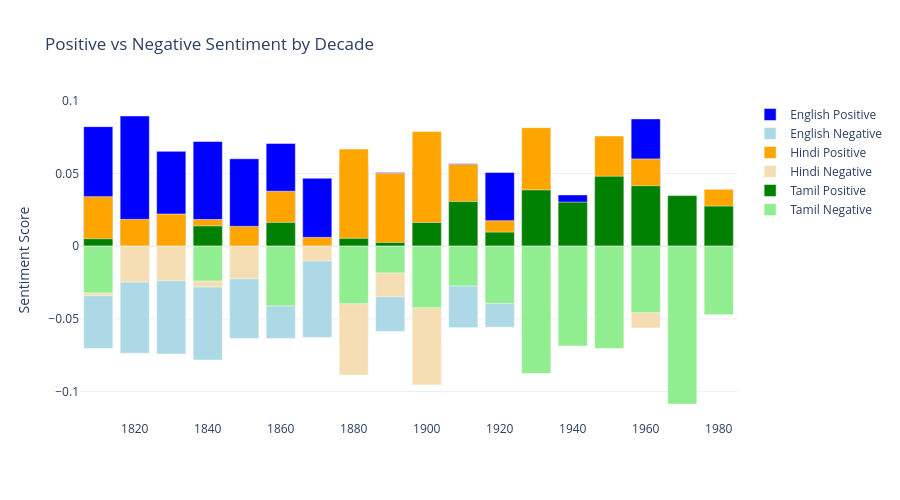

This figure's notebook cell:
### Code cell
# Combined comparison chart
fig = go.Figure()

if english_decade is not None:
    fig.add_trace(go.Bar(
        x=english_decade['decade'], y=english_decade['positive'],
        name='English Positive', marker_color='blue'
    ))
    fig.add_trace(go.Bar(
        x=english_decade['decade'], y=-english_decade['negative'],
        name='English Negative', marker_color='lightblue'
    ))

if hindi_decade is not None:
    fig.add_trace(go.Bar(
        x=hindi_decade['decade'], y=hindi_decade['positive'],
        name='Hindi Positive', marker_color='orange'
    ))
    fig.add_trace(go.Bar(
        x=hindi_decade['decade'], y=-hindi_decade['negative'],
        name='Hindi Negative', marker_color='wheat'
    ))

if tamil_decade is not None:
    fig.add_trace(go.Bar(
        x=tamil_decade['decade'], y=tamil_decade['positive'],
        name='Tamil Positive', marker_color='green'
    ))
    fig.add_trace(go.Bar(
        x=tamil_decade['decade'], y=-tamil_decade['negative'],
        name='Tamil Negative', marker_color='lightgreen'
    ))

fig.update_layout(
    barmode='overlay',
    title='Positive vs Negative Sentiment by Decade',
    height=500, template='plotly_white',
    yaxis_title='Sentiment Score'
)
fig.show()

### Figure 1 — Plotly figure (JSON) as saved in the notebook; plotly's stock layout.template omitted (floating-point values rounded to 4 significant figures)
{"data": [{"marker": {"color": "blue"}, "name": "English Positive", "type": "bar", "x": [1810, 1820, 1830, 1840, 1850, 1860, 1870, 1880, 1890, 1900, 1910, 1920, 1930, 1940, 1950, 1960], "y": [0.08226, 0.08958, 0.06527, 0.07207, 0.06015, 0.07074, 0.04678, 0.05692, 0.05076, 0.05418, 0.05677, 0.05076, 0.0421, 0.03528, 0.03692, 0.08759]}, {"marker": {"color": "lightblue"}, "name": "English Negative", "type": "bar", "x": [1810, 1820, 1830, 1840, 1850, 1860, 1870, 1880, 1890, 1900, 1910, 1920, 1930, 1940, 1950, 1960], "y": [-0.07048, -0.07364, -0.07422, -0.07834, -0.06356, -0.06355, -0.06276, -0.06784, -0.05872, -0.06477, -0.05605, -0.05569, -0.06309, -0.04642, -0.0585, -0.03463]}, {"marker": {"color": "orange"}, "name": "Hindi Positive", "type": "bar", "x": [1810, 1820, 1830, 1840, 1850, 1860, 1870, 1880, 1890, 1900, 1910, 1920, 1930, 1940, 1950, 1960, 1970, 1980], "y": [0.0341, 0.01848, 0.02215, 0.01839, 0.01363, 0.0378, 0.006066, 0.06679, 0.0501, 0.07897, 0.05624, 0.01752, 0.08155, 0.0239, 0.07581, 0.06006, 0.02702, 0.03911]}, {"marker": {"color": "wheat"}, "name": "Hindi Negative", "type": "bar", "x": [1810, 1820, 1830, 1840, 1850, 1860, 1870, 1880, 1890, 1900, 1910, 1920, 1930, 1940, 1950, 1960, 1970, 1980], "y": [-0.03405, -0.02472, -0.0238, -0.02809, -0.02244, -0.0278, -0.01013, -0.08875, -0.03484, -0.09544, -0.02345, -0.02541, -0.08436, -0.02902, -0.06556, -0.05629, -0.0393, -0.03995]}, {"marker": {"color": "green"}, "name": "Tamil Positive", "type": "bar", "x": [1810, 1840, 1860, 1880, 1890, 1900, 1910, 1920, 1930, 1940, 1950, 1960, 1970, 1980], "y": [0.005118, 0.01395, 0.01635, 0.005401, 0.002571, 0.01629, 0.0307, 0.009681, 0.03871, 0.03032, 0.04813, 0.04161, 0.03483, 0.02757]}, {"marker": {"color": "lightgreen"}, "name": "Tamil Negative", "type": "bar", "x": [1810, 1840, 1860, 1880, 1890, 1900, 1910, 1920, 1930, 1940, 1950, 1960, 1970, 1980], "y": [-0.03221, -0.02397, -0.04108, -0.03954, -0.01839, -0.04233, -0.02739, -0.03935, -0.08765, -0.06863, -0.0704, -0.04572, -0.1086, -0.04714]}], "layout": {"barmode": "overlay", "height": 500, "title": {"text": "Positive vs Negative Sentiment by Decade"}, "yaxis": {"title": {"text": "Sentiment Score"}}}}
